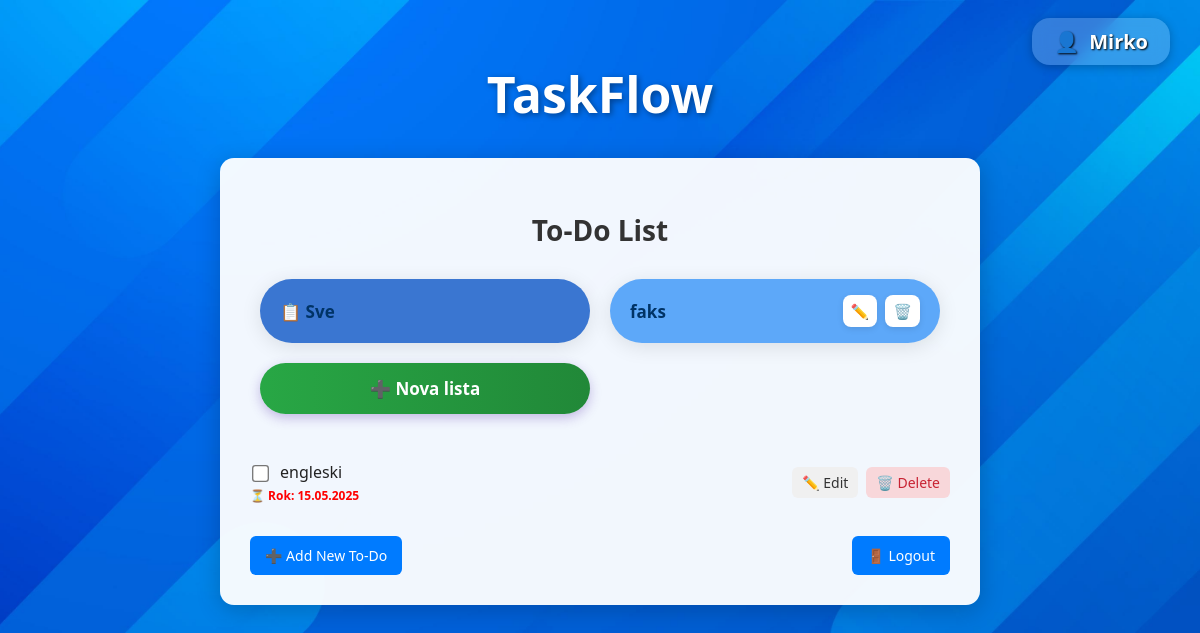
The app's page / (signed in), older data.
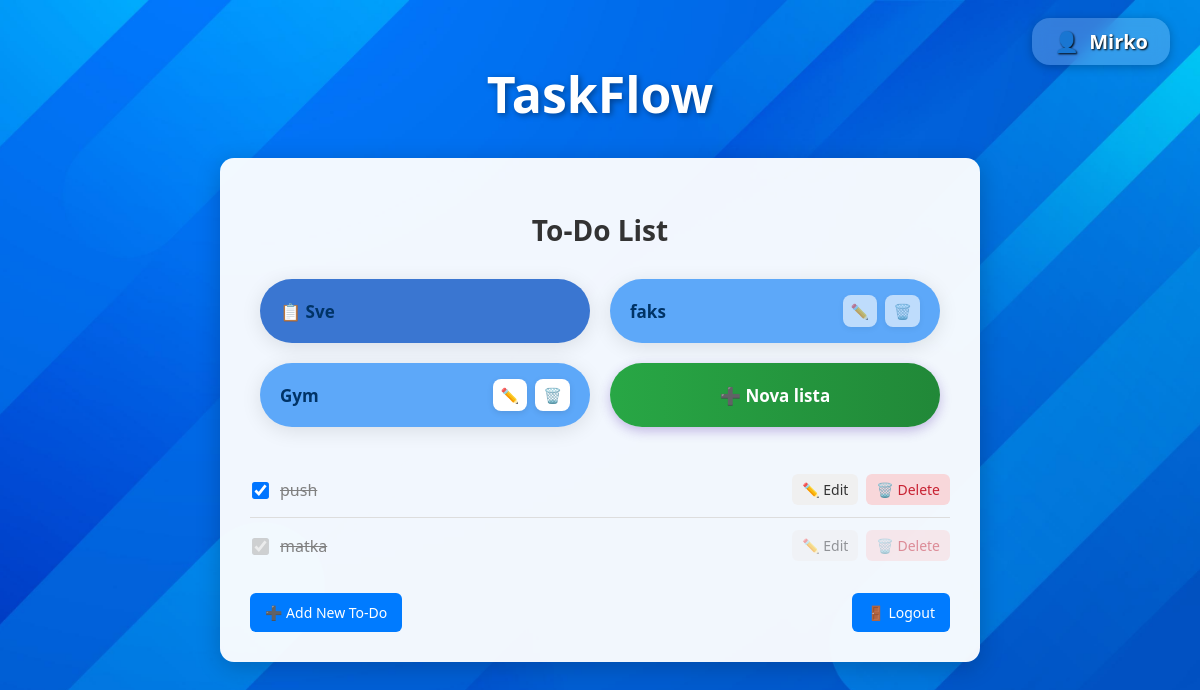
The same page, newer data.
### todo/models.py (models this page shows, shortened)
class TaskList(models.Model):
    name = models.CharField(max_length=100)
    user = models.ForeignKey(User, on_delete=models.CASCADE)  # vlasnik liste
    shared_with = models.ManyToManyField(User, related_name='shared_lists', blank=True)  # dijeljenje s drugim korisnicima

class Todo(models.Model):
    user = models.ForeignKey(User, on_delete=models.CASCADE)
    title = models.CharField(max_length=100)
    completed = models.BooleanField(default=False)
    deadline = models.DateField(null=True, blank=True)
    list = models.ForeignKey(TaskList, on_delete=models.CASCADE, related_name='todos')

### todo/views.py (the view)
# urls.py: path('', views.todo_list, name='todo_list'),
@login_required
def todo_list(request):
    list_id = request.GET.get('list')
    task_lists = TaskList.objects.filter(
        Q(user=request.user) | Q(shared_with=request.user)
    ).distinct()
    if list_id:
        todos = Todo.objects.filter(
            Q(list_id=list_id),
            Q(list__user=request.user) | Q(list__shared_with=request.user)
        ).distinct()
    else:
        todos = Todo.objects.filter(
            Q(list__user=request.user) | Q(list__shared_with=request.user)
        ).distinct()
    today = date.today()
    return render(request, 'todo/todo_list.html', {
        'todos': todos,
        'today': today,
        'task_lists': task_lists,
        'active_list_id': int(list_id) if list_id else None,
    })

### templates/todo/todo_list.html (shortened to what this page needs)
{% load static %}
<!DOCTYPE html>
<html lang="en">
<head>
</head>
<body>
  <div class="user-info-card">👤 <strong>{{ request.user.username }}</strong></div>
  <div class="logo-header">TaskFlow</div>
  <div class="todo-box">
    <h2>To-Do List</h2>
    <div class="tasklist-links">
      <div class="list-wrapper {% if not active_list_id %}active{% endif %}">
        <a href="/" class="list-name">📋 Sve</a>
      </div>
      {% for task_list in task_lists %}
        <div class="list-wrapper {% if task_list.id == active_list_id %}active{% endif %}">
          <a href="{% if task_list.id == active_list_id %}/{% else %}?list={{ task_list.id }}{% endif %}" class="list-name">{{ task_list.name }}</a>
          <div class="list-actions">
            {% if task_list.user == request.user %}
              <a href="javascript:void(0);" onclick="openEditModal({{ task_list.id }}, '{{ task_list.name|escapejs }}')" title="Uredi">✏️</a>
              <a href="javascript:void(0);" onclick="deleteList({{ task_list.id }})" title="Obriši">🗑️</a>
            {% else %}
              <a href="javascript:void(0);" onclick="showNotAllowedModal('{{ task_list.user.username }}')" style="opacity: 0.6; cursor: pointer;">✏️</a>
              <a href="javascript:void(0);" onclick="showNotAllowedModal('{{ task_list.user.username }}')" style="opacity: 0.6; cursor: pointer;">🗑️</a>
            {% endif %}
          </div>
        </div>
      {% endfor %}
      <a href="{% url 'add_list' %}" class="add-list-btn">➕ Nova lista</a>
    </div>
    <ul>
      {% for todo in todos %}
        <li>
          <div class="todo-content">
            {% if todo.user == request.user %}
              <form method="POST" action="{% url 'toggle_completed' todo.pk %}{% if active_list_id %}?list={{ active_list_id }}{% endif %}">
                <label class="todo-title {% if todo.completed %}completed{% endif %}">
                  <input type="checkbox" onchange="this.form.submit()" {% if todo.completed %}checked{% endif %} />
                  {{ todo.title }}
                </label>
              </form>
            {% else %}
              <label class="todo-title {% if todo.completed %}completed{% endif %}">
                <input type="checkbox" disabled {% if todo.completed %}checked{% endif %} onclick="showNotAllowedModal('{{ todo.user.username }}')" />
                {{ todo.title }}
              </label>
            {% endif %}
            {% if todo.deadline %}
              <div class="deadline {% if todo.deadline < today %}overdue{% else %}upcoming{% endif %}">
                ⏳ Rok: {{ todo.deadline|date:"d.m.Y" }}
              </div>
            {% endif %}
          </div>
          <div class="todo-buttons">
            {% if todo.user == request.user %}
              <a href="{% url 'edit_todo' todo.pk %}" class="edit-btn">✏️ Edit</a>
              <a href="{% url 'delete_todo' todo.pk %}" class="delete-btn">🗑️ Delete</a>
            {% else %}
              <a href="javascript:void(0);" onclick="showNotAllowedModal('{{ todo.user.username }}')" class="edit-btn" style="opacity: 0.5; cursor: pointer;">✏️ Edit</a>
              <a href="javascript:void(0);" onclick="showNotAllowedModal('{{ todo.user.username }}')" class="delete-btn" style="opacity: 0.5; cursor: pointer;">🗑️ Delete</a>
            {% endif %}
          </div>
        </li>
      {% empty %}
        <li style="text-align: center;">Ova lista nema zadataka. 🛌</li>
      {% endfor %}
    </ul>
    <div class="todo-actions">
      <a href="{% url 'add_todo' %}{% if active_list_id %}?list={{ active_list_id }}{% endif %}">➕ Add New To-Do</a>
      <a href="{% url 'logout' %}">🚪 Logout</a>
    </div>
  </div>
</body>
</html>

Row changes from the older to the newer data that the page shows:
removed Todo: title "engleski", deadline "15.05.2025", shows "✏️ Edit"
added TaskList: name "Gym"
added Todo: completed "☑", title "push", shows "✏️ Edit"
added Todo: completed "☑", title "matka"
